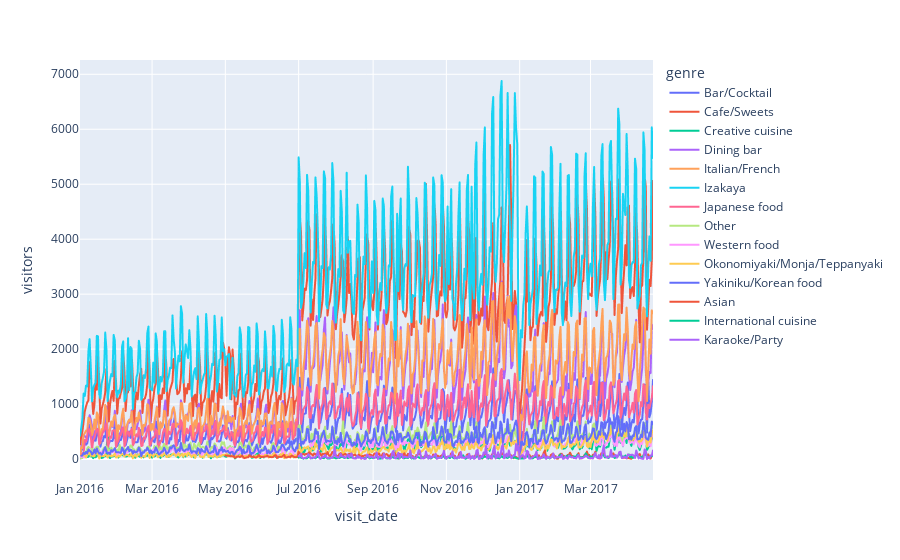

Write notebook code for a chart like this one.
### Code cell
df.groupby(['visit_date','genre'])[['visitors']].sum().reset_index().plot(x='visit_date',y='visitors',color='genre')

### Figure 1 — Plotly figure (JSON) as saved in the notebook; plotly's stock layout.template omitted (floating-point values rounded to 4 significant figures; data arrays with more than 128 entries replaced by an {"elided": "..."} marker saying what was removed)
{"data": [{"hovertemplate": "genre=Bar/Cocktail<br>visit_date=%{x}<br>visitors=%{y}<extra></extra>", "legendgroup": "Bar/Cocktail", "line": {"color": "#636efa", "dash": "solid"}, "mode": "lines", "name": "Bar/Cocktail", "showlegend": true, "type": "scattergl", "x": {"elided": "478 str values"}, "xaxis": "x", "y": {"elided": "478 int values"}, "yaxis": "y"}, {"hovertemplate": "genre=Cafe/Sweets<br>visit_date=%{x}<br>visitors=%{y}<extra></extra>", "legendgroup": "Cafe/Sweets", "line": {"color": "#EF553B", "dash": "solid"}, "mode": "lines", "name": "Cafe/Sweets", "showlegend": true, "type": "scattergl", "x": {"elided": "478 str values"}, "xaxis": "x", "y": {"elided": "478 int values"}, "yaxis": "y"}, {"hovertemplate": "genre=Creative cuisine<br>visit_date=%{x}<br>visitors=%{y}<extra></extra>", "legendgroup": "Creative cuisine", "line": {"color": "#00cc96", "dash": "solid"}, "mode": "lines", "name": "Creative cuisine", "showlegend": true, "type": "scattergl", "x": {"elided": "477 str values"}, "xaxis": "x", "y": {"elided": "477 int values"}, "yaxis": "y"}, {"hovertemplate": "genre=Dining bar<br>visit_date=%{x}<br>visitors=%{y}<extra></extra>", "legendgroup": "Dining bar", "line": {"color": "#ab63fa", "dash": "solid"}, "mode": "lines", "name": "Dining bar", "showlegend": true, "type": "scattergl", "x": {"elided": "478 str values"}, "xaxis": "x", "y": {"elided": "478 int values"}, "yaxis": "y"}, {"hovertemplate": "genre=Italian/French<br>visit_date=%{x}<br>visitors=%{y}<extra></extra>", "legendgroup": "Italian/French", "line": {"color": "#FFA15A", "dash": "solid"}, "mode": "lines", "name": "Italian/French", "showlegend": true, "type": "scattergl", "x": {"elided": "478 str values"}, "xaxis": "x", "y": {"elided": "478 int values"}, "yaxis": "y"}, {"hovertemplate": "genre=Izakaya<br>visit_date=%{x}<br>visitors=%{y}<extra></extra>", "legendgroup": "Izakaya", "line": {"color": "#19d3f3", "dash": "solid"}, "mode": "lines", "name": "Izakaya", "showlegend": true, "type": "scattergl", "x": {"elided": "478 str values"}, "xaxis": "x", "y": {"elided": "478 int values"}, "yaxis": "y"}, {"hovertemplate": "genre=Japanese food<br>visit_date=%{x}<br>visitors=%{y}<extra></extra>", "legendgroup": "Japanese food", "line": {"color": "#FF6692", "dash": "solid"}, "mode": "lines", "name": "Japanese food", "showlegend": true, "type": "scattergl", "x": {"elided": "478 str values"}, "xaxis": "x", "y": {"elided": "478 int values"}, "yaxis": "y"}, {"hovertemplate": "genre=Other<br>visit_date=%{x}<br>visitors=%{y}<extra></extra>", "legendgroup": "Other", "line": {"color": "#B6E880", "dash": "solid"}, "mode": "lines", "name": "Other", "showlegend": true, "type": "scattergl", "x": {"elided": "478 str values"}, "xaxis": "x", "y": {"elided": "478 int values"}, "yaxis": "y"}, {"hovertemplate": "genre=Western food<br>visit_date=%{x}<br>visitors=%{y}<extra></extra>", "legendgroup": "Western food", "line": {"color": "#FF97FF", "dash": "solid"}, "mode": "lines", "name": "Western food", "showlegend": true, "type": "scattergl", "x": {"elided": "478 str values"}, "xaxis": "x", "y": {"elided": "478 int values"}, "yaxis": "y"}, {"hovertemplate": "genre=Okonomiyaki/Monja/Teppanyaki<br>visit_date=%{x}<br>visitors=%{y}<extra></extra>", "legendgroup": "Okonomiyaki/Monja/Teppanyaki", "line": {"color": "#FECB52", "dash": "solid"}, "mode": "lines", "name": "Okonomiyaki/Monja/Teppanyaki", "showlegend": true, "type": "scattergl", "x": {"elided": "477 str values"}, "xaxis": "x", "y": {"elided": "477 int values"}, "yaxis": "y"}, {"hovertemplate": "genre=Yakiniku/Korean food<br>visit_date=%{x}<br>visitors=%{y}<extra></extra>", "legendgroup": "Yakiniku/Korean food", "line": {"color": "#636efa", "dash": "solid"}, "mode": "lines", "name": "Yakiniku/Korean food", "showlegend": true, "type": "scattergl", "x": {"elided": "477 str values"}, "xaxis": "x", "y": {"elided": "477 int values"}, "yaxis": "y"}, {"hovertemplate": "genre=Asian<br>visit_date=%{x}<br>visitors=%{y}<extra></extra>", "legendgroup": "Asian", "line": {"color": "#EF553B", "dash": "solid"}, "mode": "lines", "name": "Asian", "showlegend": true, "type": "scattergl", "x": {"elided": "338 str values"}, "xaxis": "x", "y": {"elided": "338 int values"}, "yaxis": "y"}, {"hovertemplate": "genre=International cuisine<br>visit_date=%{x}<br>visitors=%{y}<extra></extra>", "legendgroup": "International cuisine", "line": {"color": "#00cc96", "dash": "solid"}, "mode": "lines", "name": "International cuisine", "showlegend": true, "type": "scattergl", "x": {"elided": "291 str values"}, "xaxis": "x", "y": {"elided": "291 int values"}, "yaxis": "y"}, {"hovertemplate": "genre=Karaoke/Party<br>visit_date=%{x}<br>visitors=%{y}<extra></extra>", "legendgroup": "Karaoke/Party", "line": {"color": "#ab63fa", "dash": "solid"}, "mode": "lines", "name": "Karaoke/Party", "showlegend": true, "type": "scattergl", "x": {"elided": "292 str values"}, "xaxis": "x", "y": {"elided": "292 int values"}, "yaxis": "y"}], "layout": {"legend": {"title": {"text": "genre"}, "tracegroupgap": 0}, "margin": {"t": 60}, "xaxis": {"anchor": "y", "domain": [0, 1], "title": {"text": "visit_date"}}, "yaxis": {"anchor": "x", "domain": [0, 1], "title": {"text": "visitors"}}}}
